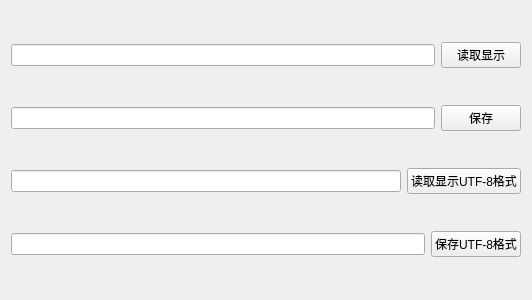
<?xml version="1.0" encoding="UTF-8"?>
<ui version="4.0">
 <class>CharsetDemoWidget</class>
 <widget class="QWidget" name="CharsetDemoWidget">
  <property name="geometry">
   <rect>
    <x>0</x>
    <y>0</y>
    <width>532</width>
    <height>300</height>
   </rect>
  </property>
  <property name="windowTitle">
   <string>CharsetDemoWidget</string>
  </property>
  <layout class="QVBoxLayout" name="verticalLayout">
   <item>
    <layout class="QHBoxLayout" name="horizontalLayout">
     <item>
      <widget class="QLineEdit" name="lineEdit"/>
     </item>
     <item>
      <widget class="QPushButton" name="pushButton">
       <property name="text">
        <string>读取显示</string>
       </property>
      </widget>
     </item>
    </layout>
   </item>
   <item>
    <layout class="QHBoxLayout" name="horizontalLayout_2">
     <item>
      <widget class="QLineEdit" name="leContent"/>
     </item>
     <item>
      <widget class="QPushButton" name="btnSave">
       <property name="text">
        <string>保存</string>
       </property>
      </widget>
     </item>
    </layout>
   </item>
   <item>
    <layout class="QHBoxLayout" name="horizontalLayout_4">
     <item>
      <widget class="QLineEdit" name="lineEditUTF8"/>
     </item>
     <item>
      <widget class="QPushButton" name="btmDisplayUTF8">
       <property name="text">
        <string>读取显示UTF-8格式</string>
       </property>
      </widget>
     </item>
    </layout>
   </item>
   <item>
    <layout class="QHBoxLayout" name="horizontalLayout_3">
     <item>
      <widget class="QLineEdit" name="leContentUTF8"/>
     </item>
     <item>
      <widget class="QPushButton" name="btnSaveUTF8">
       <property name="text">
        <string>保存UTF-8格式</string>
       </property>
      </widget>
     </item>
    </layout>
   </item>
  </layout>
 </widget>
 <layoutdefault spacing="6" margin="11"/>
 <resources/>
 <connections/>
</ui>
